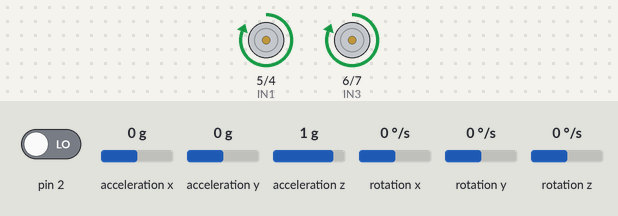
A sketch run on a simulated Arduino Uno, built with avr-gcc and run on an emulated ATmega328P. Shown: motor-driver pin pairs drawn as motors (green arrow = first pin HIGH = forward, orange = second pin HIGH = backward, longer = more drive, scaled by the enable pin). The inputs (shaded band) are chosen by the test bench; at power-on: acceleration x 0 g, pin 2 LOW, acceleration y 0 g, acceleration z 1 g, rotation x 0 °/s, rotation y 0 °/s, rotation z 0 °/s. The sensor or clock chip raises its interrupt line as the real part does; what the sketch prints to the serial monitor is not drawn.

Above: at 1.7 s.
1.8 s: acceleration x set to 0.8 g
At 3.0 s:
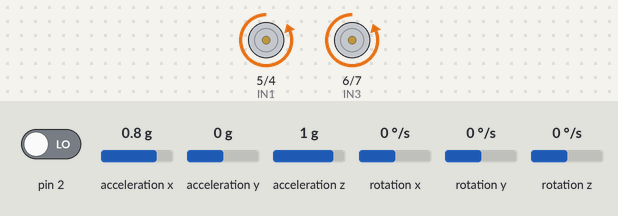
3.3 s: acceleration x set to 0 g
8.4 s: acceleration x set to 1.4 g
At 8.9 s:
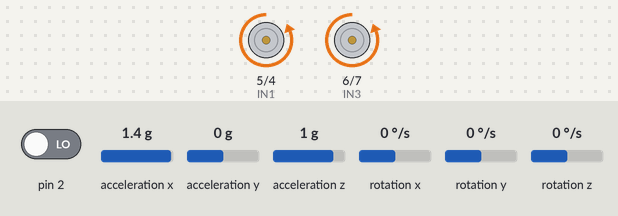
9.9 s: acceleration x set to -1.4 g
At 10.4 s:
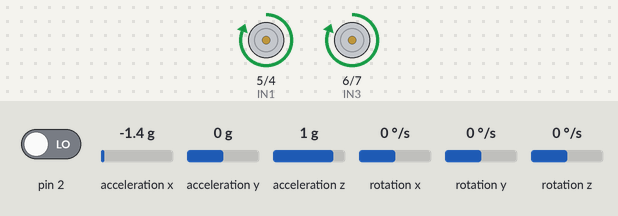
Timing chart, 0 to 12.4 s (numbered marks = the images above; inputs shaded):
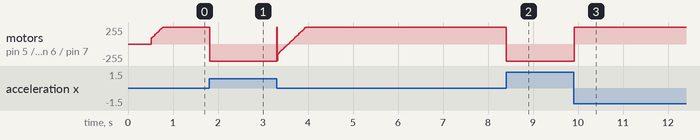

The sketch:

balancing_robot_bluetooth.ino
```cpp
#include "PID_v1.h"
#include "I2Cdev.h"
#include "MPU6050_6Axis_MotionApps20.h"
#if I2CDEV_IMPLEMENTATION == I2CDEV_ARDUINO_WIRE
#include "Wire.h"
#endif
#include <SoftwareSerial.h>

// Motor Pins
#define ENA 9
#define IN1 5
#define IN2 4
#define ENB 10
#define IN3 6
#define IN4 7

// Bluetooth Module Pins (reassigned to avoid conflicts)
#define BT_RX 12 // Arduino TX -> HC-06 RX
#define BT_TX 11 // Arduino RX -> HC-06 TX

// MPU6050 and PID Variables
MPU6050 mpu;
volatile bool mpuInterrupt = false;
bool dmpReady = false;
uint8_t devStatus;
uint16_t packetSize;
uint16_t fifoCount;
uint8_t fifoBuffer[64];
Quaternion q;
VectorFloat gravity;
float ypr[3]; // [yaw, pitch, roll]
double setpoint = 4.3; // Desired angle
double input, output;

// PID Tuning Parameters
double Kp = 20, Ki = 195, Kd = 1.5;
PID pid(&input, &output, &setpoint, Kp, Ki, Kd, DIRECT);

// Bluetooth Communication
SoftwareSerial bluetooth(BT_RX, BT_TX); // RX, TX

// Timing for periodic updates
unsigned long lastUpdate = 0;
const unsigned long updateInterval = 1000; // 1 second

// Function Prototypes
void dmpDataReady();
void moveMotors(double leftSpeed, double rightSpeed);
void updatePIDConstant(char command, String valueStr);
void sendCurrentValues();

void setup() {
    // Initialize serial communication (for debugging)
    Serial.begin(115200);

    // Initialize Bluetooth communication
    bluetooth.begin(115200); // Default baud rate of HC-06
    Serial.println("Bluetooth ready!");

    // Initialize I2C and MPU6050
    #if I2CDEV_IMPLEMENTATION == I2CDEV_ARDUINO_WIRE
    Wire.begin();
    TWBR = 24; // 400kHz I2C clock
    #endif

    mpu.initialize();
    if (!mpu.testConnection()) {
        Serial.println("MPU6050 connection failed!");
        while (1);
    }
    mpu.setXAccelOffset(126);
    mpu.setYAccelOffset(458);
    mpu.setZAccelOffset(893);
    mpu.setXGyroOffset(138);

    // Load and configure the DMP
    devStatus = mpu.dmpInitialize();
    if (devStatus == 0) {
        mpu.setDMPEnabled(true);
        attachInterrupt(digitalPinToInterrupt(2), dmpDataReady, RISING);
        packetSize = mpu.dmpGetFIFOPacketSize();
        dmpReady = true;
        pid.SetMode(AUTOMATIC);
        pid.SetSampleTime(10);
        pid.SetOutputLimits(-255, 255);
        Serial.println("MPU6050 ready with DMP enabled!");
    } else {
        Serial.print("DMP Initialization failed (code ");
        Serial.print(devStatus);
        Serial.println(")");
        while (1);
    }

    // Set motor pins as outputs
    pinMode(ENA, OUTPUT);
    pinMode(IN1, OUTPUT);
    pinMode(IN2, OUTPUT);
    pinMode(ENB, OUTPUT);
    pinMode(IN3, OUTPUT);
    pinMode(IN4, OUTPUT);
}

void loop() {
    if (!dmpReady) return;

    // Check for Bluetooth commands
    if (bluetooth.available()) {
        char command = bluetooth.read();
        Serial.println(command);
        String valueStr = bluetooth.readStringUntil('\n');
        if (command == 'P' || command == 'I' || command == 'D' || command == 'O') {
            updatePIDConstant(command, valueStr);
            sendCurrentValues();
        }
    }

    // // Periodically send current PID values and input/output
    // if (millis() - lastUpdate >= updateInterval) {
    //     lastUpdate = millis();
    //     sendCurrentValues();
    // }

    // Wait for MPU interrupt or available packet
    while (!mpuInterrupt && fifoCount < packetSize);

    mpuInterrupt = false;
    fifoCount = mpu.getFIFOCount();

    if (fifoCount == 1024) {
        mpu.resetFIFO();
        Serial.println("FIFO overflow!");
        return;
    }

    if (fifoCount >= packetSize) {
        mpu.getFIFOBytes(fifoBuffer, packetSize);
        fifoCount -= packetSize;
        mpu.dmpGetQuaternion(&q, fifoBuffer);
        mpu.dmpGetGravity(&gravity, &q);
        mpu.dmpGetYawPitchRoll(ypr, &q, &gravity);
        input = ypr[1] * 180 / M_PI; // Pitch angle in degrees

        pid.Compute();

        // Move motors based on PID output
        double leftSpeed = constrain(output, -255, 255);
        double rightSpeed = constrain(output, -255, 255);
        moveMotors(leftSpeed, rightSpeed);
    }
}

void moveMotors(double leftSpeed, double rightSpeed) {
    // Left Motor Control
    if (leftSpeed > 0) {
        digitalWrite(IN1, HIGH);
        digitalWrite(IN2, LOW);
        analogWrite(ENA, leftSpeed);
    } else {
        digitalWrite(IN1, LOW);
        digitalWrite(IN2, HIGH);
        analogWrite(ENA, -leftSpeed);
    }

    // Right Motor Control
    if (rightSpeed > 0) {
        digitalWrite(IN3, HIGH);
        digitalWrite(IN4, LOW);
        analogWrite(ENB, rightSpeed);
    } else {
        digitalWrite(IN3, LOW);
        digitalWrite(IN4, HIGH);
        analogWrite(ENB, -rightSpeed);
    }
}

void updatePIDConstant(char command, String valueStr) {
    double value = valueStr.toFloat();

    if (command == 'P') {
        Kp = value;
        bluetooth.print("Updated Kp: ");
        bluetooth.println(Kp);
    } else if (command == 'I') {
        Ki = value;
        bluetooth.print("Updated Ki: ");
        bluetooth.println(Ki);
    } else if (command == 'D') {
        Kd = value;
        bluetooth.print("Updated Kd: ");
        bluetooth.println(Kd);
    } else if (command == 'O') {
        setpoint = value;
        bluetooth.print("Updated Setpoint: ");
        bluetooth.println(setpoint);
    }

    pid.SetTunings(Kp, Ki, Kd);
}

void sendCurrentValues() {
    bluetooth.print("Current Values - Kp: ");
    bluetooth.print(Kp);
    bluetooth.print(", Ki: ");
    bluetooth.print(Ki);
    bluetooth.print(", Kd: ");
    bluetooth.print(Kd);
    bluetooth.print(", Setpoint: ");
    bluetooth.print(setpoint);
    bluetooth.print(", Input: ");
    bluetooth.print(input);
    bluetooth.print(", Output: ");
    bluetooth.println(output);
}

void dmpDataReady() {
    mpuInterrupt = true;
}
```

Measured:
- after the input at 1.8 s, motor on pin 5 (IN1) / pin 4 (IN2), motor on pin 6 (IN3) / pin 7 (IN4): forward 255/255 → backward 255/255 at once
- after the input at 8.4 s, motor on pin 5 (IN1) / pin 4 (IN2), motor on pin 6 (IN3) / pin 7 (IN4): forward 255/255 → backward 255/255 at once
- after the input at 9.9 s, motor on pin 5 (IN1) / pin 4 (IN2), motor on pin 6 (IN3) / pin 7 (IN4): backward 255/255 → forward 255/255 at once
